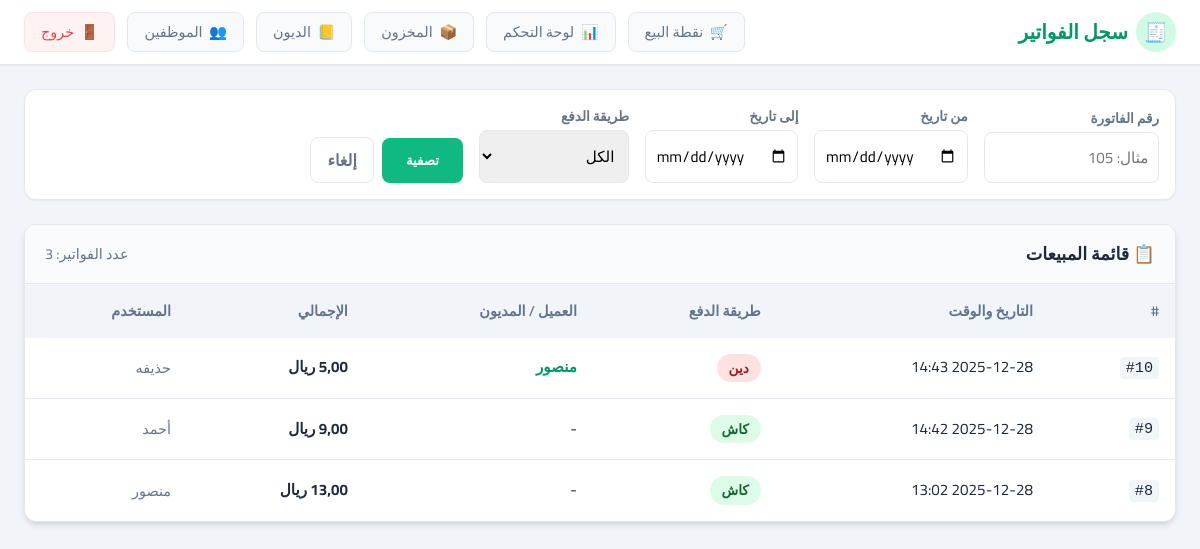
The app's page /sales/ (signed in) with its own data.
### store/models.py (models this page shows, shortened)
class Sale(models.Model):
    PAYMENT_CASH = "cash"
    PAYMENT_TRANSFER = "transfer"
    PAYMENT_DEBT = "debt"
    PAYMENT_METHOD_CHOICES = [
        (PAYMENT_CASH, "كاش"),
        (PAYMENT_TRANSFER, "حوالة"),
        (PAYMENT_DEBT, "دين"),
    ]
    created_at = models.DateTimeField(
        auto_now_add=True,
        verbose_name="تاريخ ووقت البيع",
    )
    payment_method = models.CharField(
        max_length=20,
        choices=PAYMENT_METHOD_CHOICES,
        verbose_name="طريقة الدفع",
    )
    debtor = models.ForeignKey(
        Debtor,
        on_delete=models.SET_NULL,
        null=True,
        blank=True,
        related_name="sales",
        verbose_name="المديون",
        help_text="مطلوب فقط في حالة الدفع بالدين",
    )
    total_amount = models.DecimalField(
        max_digits=10,
        decimal_places=2,
        verbose_name="إجمالي الفاتورة",
    )
    created_by = models.ForeignKey(
        User,
        on_delete=models.SET_NULL,
        null=True,
        blank=True,
        verbose_name="المستخدم الذي سجّل العملية",
    )
    class Meta:
        verbose_name = "فاتورة بيع"
        verbose_name_plural = "فواتير المبيعات"
        ordering = ["-created_at"]

class Debtor(models.Model):
    name = models.CharField(
        max_length=200,
        verbose_name="اسم المديون",
    )
    phone = models.CharField(
        max_length=20,
        blank=True,
        null=True,
        verbose_name="رقم الجوال",
    )
    notes = models.TextField(
        blank=True,
        null=True,
        verbose_name="ملاحظات",
    )
    class Meta:
        verbose_name = "مديون"
        verbose_name_plural = "المديونون"

### store/views.py (the view)
# urls.py: path("sales/", views.sales_list, name="sales_list"),
@login_required
@user_passes_test(is_manager)
def sales_list(request):
    sales = Sale.objects.all().order_by("-created_at")
    start_date = request.GET.get("start")
    end_date = request.GET.get("end")
    payment_method = request.GET.get("payment_method")
    invoice_id = request.GET.get("invoice_id")
    if start_date:
        sales = sales.filter(created_at__date__gte=start_date)
    if end_date:
        sales = sales.filter(created_at__date__lte=end_date)
    if payment_method:
        sales = sales.filter(payment_method=payment_method)
    if invoice_id:
        sales = sales.filter(id=invoice_id)
    context = {
        "sales": sales,
        "start_date": start_date,
        "end_date": end_date,
        "payment_method": payment_method,
        "invoice_id": invoice_id,
        "payment_methods": Sale.PAYMENT_METHOD_CHOICES,
    }
    return render(request, "store/sales_list.html", context)

### store/views.py (called while the page is built)
def is_manager(user):
    return user.is_superuser

### store/templates/store/sales_list.html (shortened to what this page needs)
{% load static %}
<!DOCTYPE html>
<html lang="ar" dir="rtl">
<head>
</head>
<body>
    <header class="header">
        <div class="brand">
            <div class="brand-icon">🧾</div>
            <span>سجل الفواتير</span>
        </div>
        <nav class="nav-actions">
            <a href="{% url 'store:pos' %}" class="btn-nav">
                <span>🛒</span> <span>نقطة البيع</span>
            </a>
            {% if request.user.is_superuser %}
            <a href="{% url 'store:dashboard' %}" class="btn-nav">
                <span>📊</span> <span>لوحة التحكم</span>
            </a>
            <a href="{% url 'store:inventory_list' %}" class="btn-nav">
                <span>📦</span> <span>المخزون</span>
            </a>
            <a href="{% url 'store:debts_list' %}" class="btn-nav">
                <span>📒</span> <span>الديون</span>
            </a>
            <a href="{% url 'store:employee_list' %}" class="btn-nav">
                <span>👥</span> <span>الموظفين</span>
            </a>
            {% endif %}
            <a href="{% url 'store:logout' %}" class="btn-nav" style="color: #ef4444; border-color: #fee2e2; background: #fef2f2;">
                <span>🚪</span> <span>خروج</span>
            </a>
        </nav>
    </header>
    <main class="main-container">
        <div class="filter-card">
            <form method="get" class="filter-form">
                <div class="form-group">
                    <label class="form-label">رقم الفاتورة</label>
                    <input type="number" name="invoice_id" value="{{ invoice_id }}" class="form-control" placeholder="مثال: 105">
                </div>
                <div class="form-group">
                    <label class="form-label">من تاريخ</label>
                    <input type="date" name="start" value="{{ start_date }}" class="form-control">
                </div>
                <div class="form-group">
                    <label class="form-label">إلى تاريخ</label>
                    <input type="date" name="end" value="{{ end_date }}" class="form-control">
                </div>
                <div class="form-group">
                    <label class="form-label">طريقة الدفع</label>
                    <select name="payment_method" class="form-control">
                        <option value="">الكل</option>
                    </select>
                </div>
                <div class="form-group" style="flex-direction: row; gap: 0.5rem; align-items: flex-end;">
                    <button type="submit" class="btn-filter">تصفية</button>
                    <a href="{% url 'store:sales_list' %}" class="btn-reset">إلغاء</a>
                </div>
            </form>
        </div>
        <div class="card">
            <div class="card-header">
                <div class="card-title">📋 قائمة المبيعات</div>
                <div style="color: var(--text-muted); font-size: 0.9rem;">
                    عدد الفواتير: {{ sales|length }}
                </div>
            </div>
            <div class="table-container">
                {% if sales %}
                <table>
                    <thead>
                        <tr>
                            <th>#</th>
                            <th>التاريخ والوقت</th>
                            <th>طريقة الدفع</th>
                            <th>العميل / المديون</th>
                            <th>الإجمالي</th>
                            <th>المستخدم</th>
                        </tr>
                    </thead>
                    <tbody>
                        {% for sale in sales %}
                        <tr>
                            <td>
                                <a href="{% url 'store:sale_detail' sale.id %}" style="text-decoration: none; color: inherit;">
                                    <span style="font-family: monospace; background: #f1f5f9; padding: 2px 6px; border-radius: 4px; cursor: pointer;">#{{ sale.id }}</span>
                                </a>
                            </td>
                            <td>{{ sale.created_at|date:"Y-m-d H:i" }}</td>
                            <td>
                                {% if sale.payment_method == 'cash' %}
                                <span class="badge badge-cash">كاش</span>
                                {% elif sale.payment_method == 'transfer' %}
                                <span class="badge badge-transfer">حوالة</span>
                                {% elif sale.payment_method == 'debt' %}
                                <span class="badge badge-debt">دين</span>
                                {% endif %}
                            </td>
                            <td>
                                {% if sale.debtor %}
                                <a href="{% url 'store:debtor_detail' sale.debtor.id %}" style="text-decoration: none; color: var(--primary-dark); font-weight: 600;">
                                    {{ sale.debtor.name }}
                                </a>
                                {% else %}
                                -
                                {% endif %}
                            </td>
                            <td style="font-weight: 700;">{{ sale.total_amount }} ريال</td>
                            <td style="color: var(--text-muted); font-size: 0.9rem;">{{ sale.created_by.first_name|default:sale.created_by.username|default:"-" }}</td>
                        </tr>
                        {% endfor %}
                    </tbody>
                </table>
                {% else %}
                <div class="empty-state">
                    <p>لا توجد فواتير مطابقة للبحث.</p>
                </div>
                {% endif %}
            </div>
        </div>
    </main>
</body>
</html>

### store/templates/store/sales_list.html (style rules this page uses)
:root { --primary: #10b981; --primary-dark: #059669; --primary-light: #d1fae5; --secondary: #64748b; --bg-body: #f1f5f9; --bg-card: #ffffff; --text-main: #1e293b; --text-muted: #64748b; --border: #e2e8f0; --danger: #ef4444; --warning: #f59e0b; --info: #3b82f6; --shadow-sm: 0 1px 2px 0 rgb(0 0 0 / 0.05); --shadow-md: 0 4px 6px -1px rgb(0 0 0 / 0.1), 0 2px 4px -2px rgb(0 0 0 / 0.1); --radius: 0.75rem; }
* { box-sizing: border-box; margin: 0; padding: 0; }
body { font-family: 'Cairo', sans-serif; background-color: var(--bg-body); color: var(--text-main); line-height: 1.5; min-height: 100vh; display: flex; flex-direction: column; }
.header { background: var(--bg-card); border-bottom: 1px solid var(--border); padding: 0.75rem 1.5rem; display: flex; justify-content: space-between; align-items: center; position: sticky; top: 0; z-index: 50; box-shadow: var(--shadow-sm); }
.brand { display: flex; align-items: center; gap: 0.5rem; font-weight: 800; font-size: 1.25rem; color: var(--primary-dark); }
.brand-icon { background: var(--primary-light); color: var(--primary-dark); width: 40px; height: 40px; display: flex; align-items: center; justify-content: center; border-radius: 50%; font-size: 1.2rem; }
.nav-actions { display: flex; gap: 0.75rem; }
.btn-nav { text-decoration: none; color: var(--text-muted); font-size: 0.9rem; padding: 0.5rem 1rem; border-radius: 0.5rem; background: #f8fafc; border: 1px solid var(--border); transition: all 0.2s; display: inline-flex; align-items: center; gap: 0.4rem; }
.main-container { flex: 1; max-width: 1200px; margin: 0 auto; width: 100%; padding: 1.5rem; display: flex; flex-direction: column; gap: 1.5rem; }
.filter-card { background: var(--bg-card); border-radius: var(--radius); padding: 1rem; box-shadow: var(--shadow-sm); border: 1px solid var(--border); }
.filter-form { display: flex; flex-wrap: wrap; gap: 1rem; align-items: flex-end; }
.form-group { display: flex; flex-direction: column; gap: 0.25rem; }
.form-label { font-size: 0.85rem; font-weight: 600; color: var(--text-muted); }
.form-control { padding: 0.6rem; border: 1px solid var(--border); border-radius: 0.5rem; font-family: inherit; font-size: 0.95rem; min-width: 150px; }
.btn-filter { background: var(--primary); color: white; border: none; padding: 0.6rem 1.5rem; border-radius: 0.5rem; font-weight: 600; cursor: pointer; font-family: inherit; }
.btn-reset { background: transparent; color: var(--text-muted); border: 1px solid var(--border); padding: 0.6rem 1rem; border-radius: 0.5rem; font-weight: 600; cursor: pointer; font-family: inherit; text-decoration: none; }
.card { background: var(--bg-card); border-radius: var(--radius); box-shadow: var(--shadow-md); border: 1px solid var(--border); overflow: hidden; display: flex; flex-direction: column; }
.card-header { padding: 1rem 1.25rem; border-bottom: 1px solid var(--border); background: #f8fafc; display: flex; justify-content: space-between; align-items: center; }
.card-title { font-weight: 700; font-size: 1.1rem; display: flex; align-items: center; gap: 0.5rem; }
.table-container { overflow-x: auto; }
table { width: 100%; border-collapse: collapse; font-size: 0.95rem; }
th { background: #f1f5f9; padding: 1rem; text-align: right; font-weight: 600; color: var(--text-muted); font-size: 0.9rem; white-space: nowrap; }
td { padding: 1rem; border-bottom: 1px solid var(--border); vertical-align: middle; }
tr:last-child td { border-bottom: none; }
.badge { padding: 0.25rem 0.75rem; border-radius: 999px; font-size: 0.85rem; font-weight: 600; display: inline-block; }
.badge-cash { background: #dcfce7; color: #166534; }
.badge-debt { background: #fee2e2; color: #991b1b; }

### records on screen
Sale: id "10", created_at "2025-12-28 14:43", payment_method "دين", debtor.name "منصور", created_by.first_name "حذيفه"
Sale: id "9", created_at "2025-12-28 14:42", payment_method "كاش", created_by.first_name "أحمد"
Sale: id "8", created_at "2025-12-28 13:02", payment_method "كاش", created_by.first_name "منصور"

### other values on screen
{{ sales|length }} "3"
